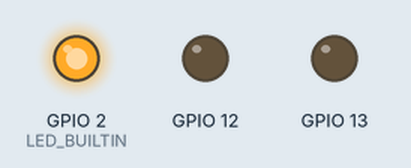
Simulated run of this sketch. Board: ESP8266 (NodeMCU). On the bench: output pins drawn as LEDs (lit = HIGH, except the on-board LED, lit = LOW). WiFi joins after 1.5 s; servers stay silent unless stated; uploads are accepted with an empty reply; what the sketch prints to the serial monitor is not drawn.

Above: at 0.1 s.
At 8.1 s:
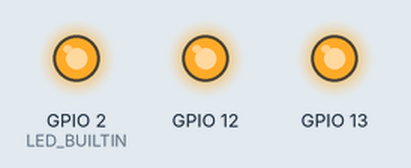
At 16.0 s:
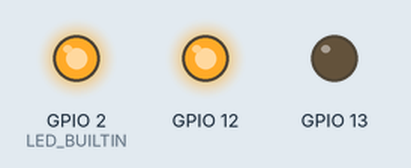
At 17.2 s:
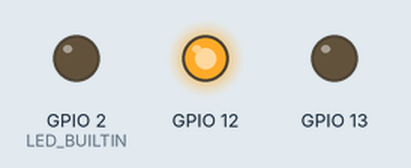
Timing chart, 0 to 18.7 s (numbered marks = the images above):
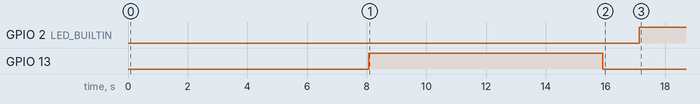

Measured:
- by itself, GPIO 2 (LED_BUILTIN): LOW → HIGH at 17.1 s
- by itself, GPIO 13: HIGH → LOW at 15.9 s

The sketch:

green-garden-controller.ino
```cpp
#include <ESP8266WiFi.h>
#include <ESP8266HTTPClient.h>
#include <WiFiClientSecure.h>
#include <ArduinoJson.h>

unsigned long currentMillis;

namespace timing
{
  // 1 second
  const long oneSecond = 1000;
  // five seconds
  const long fiveSeconds = oneSecond * 5;
  // seven seconds
  const long sevenSeconds = oneSecond * 7;
  // ten seconds
  const long tenSeconds = oneSecond * 10;
  // fiftenns seconds
  const long fifteenSeconds = oneSecond * 15;
  // twenty seconds
  const long twentySeconds = oneSecond * 20;
  // thirty seconds
  const long thirtySeconds = oneSecond * 30;
  // 50 sconds
  const long fiftySeconds = thirtySeconds + twentySeconds;
  // one minute
  const long oneMinute = oneSecond * 60;
  // one minute
  const long fiveMinutes = oneMinute * 5;
  // one minute
  const long thirtyMinutes = oneMinute * 30;
  // 60 minutes
  const long oneHour = oneMinute * 60;
  // 4 hours
  const long fourHours = oneHour * 4;
  // 6 hours
  const long sixHours = oneHour * 6;
  // 8 hours
  const long eightHours = oneHour * 8;
  // 12 hours
  const long twelveHours = oneHour * 12;
  // 16 hours
  const long sixteenHours = oneHour * 16;
  // 18 hours
  const long eighteenHours = oneHour * 18;
  // 20 hours
  const long twentyHours = oneHour * 20;
  // pump start millis
  unsigned long pumpMillis = 0;
  // time since last change (light on/off)
  unsigned long lightMillis = 0;
  // Last run
  unsigned long lastRun = 0;

} // namespace timing

namespace config
{
  const char *deviceId = "green-garden-controller";
  const char *ssid = "SlowWiFi";
  const char *password = "BrynnVan";
  const char fingerprint[] = "679db33f787f1ea853143b8ce01dd76296774bdd";

  const int light = 12;
  const int pump = 13;
  const int led = LED_BUILTIN;

  String hostApi = "https://192.168.86.28:32790/api/DeviceMessage";

  long pumpOnSeconds = timing::fifteenSeconds;
  long pumpOffSeconds = timing::twentyHours;
  long lightOnSeconds = timing::sixteenHours;
  long lightOffSeconds = timing::eightHours;

  long updateDelay = timing::fiveMinutes;
  long pumpDelay = timing::oneSecond / 10;

} // namespace config

void setupLed()
{
  pinMode(config::led, OUTPUT);
}

void ledOn()
{
  digitalWrite(config::led, LOW);
}

void ledOff()
{
  digitalWrite(config::led, HIGH);
}

void setupLight()
{
  pinMode(config::light, OUTPUT);
  sendMessage("update", "light", "Light is being initialized", statusString(lightStatus()));
  // Always try to avoid duplicate code.
  // Instead of writing digitalWrite(pin, LOW) here,
  // call the function off() which already does that
  lightOff();
}

bool lightStatus()
{
  return digitalRead(config::light);
}

String statusString(bool status)
{
  if (status)
  {
    return "on";
  }
  return "off";
}

void lightOn()
{
  digitalWrite(config::light, HIGH);
  sendMessage("change", "light", "Light has been turned on", statusString(lightStatus()));
  Serial.println("\nLight has been turned on\n");
}

void lightOff()
{
  digitalWrite(config::light, LOW);
  sendMessage("change", "light", "Light has been turned off", statusString(lightStatus()));
  Serial.println("\nLight has been turned off\n");
}

void checkLights()
{
  Serial.print("Light Status: ");
  Serial.print(lightStatus());
  Serial.print("\n");
  Serial.print("current :");
  Serial.print(currentMillis);
  Serial.print("\n");
  Serial.print("on :");
  Serial.print(config::lightOnSeconds);
  Serial.print("\n");
  Serial.print("on :");
  Serial.print(config::lightOffSeconds);
  Serial.print("\n");
  Serial.print("light :");
  Serial.print(timing::lightMillis);
  Serial.print("\n");
  // check to see if the light is on
  Serial.print(currentMillis - timing::lightMillis >= config::lightOnSeconds);
  Serial.print("\n");
  Serial.print((currentMillis - timing::lightMillis) >= config::lightOffSeconds);
  Serial.print("\n");
  Serial.print(currentMillis - timing::lightMillis);
  Serial.print("\n");
  if (lightStatus())
  {
    if ((currentMillis - timing::lightMillis) >= config::lightOnSeconds)
    {
      Serial.print("Calling light off");
      Serial.print("\n");
      lightOff();
      timing::lightMillis = currentMillis;
    }
    else
    {
      sendMessage("update", "light", "Light is currently on", statusString(lightStatus()));
    }
  }
  else
  {
    if ((currentMillis - timing::lightMillis) >= config::lightOffSeconds)
    {
      Serial.print("Calling light on");
      Serial.print("\n");
      lightOn();
      timing::lightMillis = currentMillis;
    }
    else
    {
      sendMessage("update", "light", "Light is currently off", statusString(lightStatus()));
    }
  }
}

void setupPump()
{
  pinMode(config::pump, OUTPUT);
  sendMessage("update", "pump", "Pump is being initialized", statusString(pumpStatus()));
  // Always try to avoid duplicate code.
  // Instead of writing digitalWrite(pin, LOW) here,
  // call the function off() which already does that
  pumpOff();
}

bool pumpStatus()
{
  return digitalRead(config::pump);
}

void pumpOn()
{
  digitalWrite(config::pump, HIGH);
  sendMessage("update", "pump", "Pump turned on", statusString(pumpStatus()));
  Serial.println("Pump has been turned on");
}

void pumpOff()
{
  digitalWrite(config::pump, LOW);
  sendMessage("update", "pump", "Pump turned off", statusString(pumpStatus()));
  Serial.println("Pump has been turned off");
}

void checkPump()
{
  // Pump is on
  if (pumpStatus())
  {
    // make sure the pump only runs for 4.5 minutes
    if (currentMillis - timing::pumpMillis >= config::pumpOnSeconds)
    {
      pumpOff();
      timing::pumpMillis = currentMillis;
    }
    else
    {
      sendMessage("update", "pump", "Pump is currently on", statusString(pumpStatus()));
    }
  }
  // pump is off
  else
  {
    if (currentMillis - timing::pumpMillis >= config::pumpOffSeconds)
    {
      pumpOn();
      timing::pumpMillis = currentMillis;
    }
    else
    {
      sendMessage("update", "pump", "Pump is currently off", statusString(pumpStatus()));
    }
  }
}

void sendMessage(String eventType, String sensorType, String data, String actionType)
{
  // wait for WiFi connection
  if ((WiFi.status() == WL_CONNECTED))
  {
    DynamicJsonDocument doc(2048);
    doc["deviceId"] = config::deviceId;
    doc["eventType"] = eventType;
    doc["sensorType"] = sensorType;
    doc["actionType"] = actionType;
    doc["data"] = data;

    String json;
    serializeJson(doc, json);

    WiFiClientSecure client; //Declare object of class WiFiClient
    HTTPClient http;

    client.setFingerprint(config::fingerprint);
    Serial.print("[HTTP] begin...\n");
    http.useHTTP10(true);
    // configure traged server and url
    http.begin(client, config::hostApi); //HTTP

    http.addHeader("Content-Type", "application/json");

    Serial.print("[HTTP] POST BEGIN...\n");
    Serial.print(json);
    Serial.print("\n");
    // start connection and send HTTP header and body
    int httpCode = http.POST(json);
    Serial.printf("[HTTP] POST... code: %d\n", httpCode);
    Serial.print("[HTTP] POST END\n");
    // file found at server
    if (httpCode == HTTP_CODE_OK)
    {
      DynamicJsonDocument resultDoc(2048);
      Serial.print("[HTTP] RESPONSE BEGIN\n");
      deserializeJson(resultDoc, http.getStream());
      String output;
      serializeJson(resultDoc, output);
      Serial.print(output);
      Serial.print("\n");
      Serial.print("[HTTP] RESPONSE END\n");
      http.end();
      bool action = resultDoc["action"].as<bool>();
      if (action)
      {
        String sensorType = resultDoc["sensorType"].as<String>();
        Serial.print("Sensor Type: ");
        Serial.print(sensorType);
        Serial.print("\n");
        String actionType = resultDoc["actionType"].as<String>();
        Serial.print("Action Type: ");
        Serial.print(actionType);
        Serial.print("\n");
        if (sensorType == "light")
        {
          if (actionType == "on")
          {
            lightOn();
            timing::lightMillis = currentMillis;
          }
          else if (actionType == "off")
          {
            lightOff();
            timing::lightMillis = currentMillis;
          }
          else if (actionType == "lightonseconds")
          {
            int lightOnSeconds = resultDoc["value"].as<int>() * timing::oneSecond;
            config::lightOnSeconds = lightOnSeconds;
          }
          else if (actionType == "lightoffseconds")
          {
            int lightoffseconds = resultDoc["value"].as<int>() * timing::oneSecond;
            config::lightOffSeconds = lightoffseconds;
          }
        }
        else if (sensorType == "pump")
        {
          if (actionType == "on")
          {
            pumpOn();
            timing::lightMillis = currentMillis;
          }
          if (actionType == "off")
          {
            pumpOff();
            timing::lightMillis = currentMillis;
          }
          if (actionType == "pumponseconds")
          {
            int pumpOnSeconds = resultDoc["value"].as<int>() * timing::oneSecond;
            config::pumpOnSeconds = pumpOnSeconds;
            Serial.print("Updating pump on seconds to: ");
            Serial.print(config::pumpOnSeconds);
            Serial.print("\n");
          }
          if (actionType == "pumpoffseconds")
          {
            int pumpOffSeconds = resultDoc["value"].as<int>() * timing::oneSecond;
            config::pumpOffSeconds = pumpOffSeconds;
            Serial.print("Updating pump off seconds to: ");
            Serial.print(config::pumpOffSeconds);
            Serial.print("\n");
          }
        }
      }
    }
    else
    {
      Serial.printf("[HTTP] POST... failed, error: %s\n", http.errorToString(httpCode).c_str());
    }
  }
}

void setup()
{

  Serial.begin(115200);
  WiFi.begin(config::ssid, config::password);

  while (WiFi.status() != WL_CONNECTED)
  {
    delay(1000);
    Serial.println("Connecting...");
  }

  Serial.println("Initializing..."); //Test the serial monitor
  setupLed();
  setupLight();
  lightOn();
  setupPump();
  pumpOn();
}

void loop()
{
  Serial.print("Light Status: ");
  Serial.print(lightStatus());
  Serial.print("\n");
  Serial.print("Light On Seconds: ");
  Serial.print(config::lightOnSeconds);
  Serial.print("\n");
  Serial.print("Light Off Seconds: ");
  Serial.print(config::lightOffSeconds);
  Serial.print("\n");
  Serial.print("Pump Status: ");
  Serial.print(pumpStatus());
  Serial.print("\n");
  Serial.print("Pump On Seconds: ");
  Serial.print(config::pumpOnSeconds);
  Serial.print("\n");
  Serial.print("Pump Off Seconds: ");
  Serial.print(config::pumpOffSeconds);
  Serial.print("\n");

  currentMillis = millis();
  checkPump();
  Serial.print("Pump Status: ");
  Serial.print(pumpStatus());
  Serial.print("\n");
  if (!pumpStatus())
  {
    ledOff();
    checkLights();
    delay(config::updateDelay);
  }
  else
  {
    ledOn();
    delay(config::pumpDelay);
  }
}
```

plug.cpp
```cpp
#include "plug.h"
bool plugStatus = false;

Plug::Plug(int plug)
{
    // Use 'this->' to make the difference between the
    // 'pin' attribute of the class and the
    // local variable 'pin' created from the parameter.
    this->plug = plug;
    init();
}
void Plug::init()
{
    pinMode(plug, OUTPUT);
    // Always try to avoid duplicate code.
    // Instead of writing digitalWrite(pin, LOW) here,
    // call the function off() which already does that
    off();
}
void Plug::on()
{
    digitalWrite(plug, HIGH);
    plugStatus = true;
    Serial.println("plug has been turned on");
}
void Plug::off()
{
    digitalWrite(plug, LOW);
    plugStatus = false;
    Serial.println("plug has been turned off");
}

bool Plug::status()
{
    Serial.print("Plug Status: ");
    Serial.println(plugStatus);
    return plugStatus;
}
```

plug.h
```cpp
#ifndef MY_PLUG_H
#define MY_PLUG_H
#include <Arduino.h>
class Plug
{

private:
    int plug;

public:
    Plug(int pin);
    void init();
    void on();
    void off();
    bool status();
};
#endif
```
